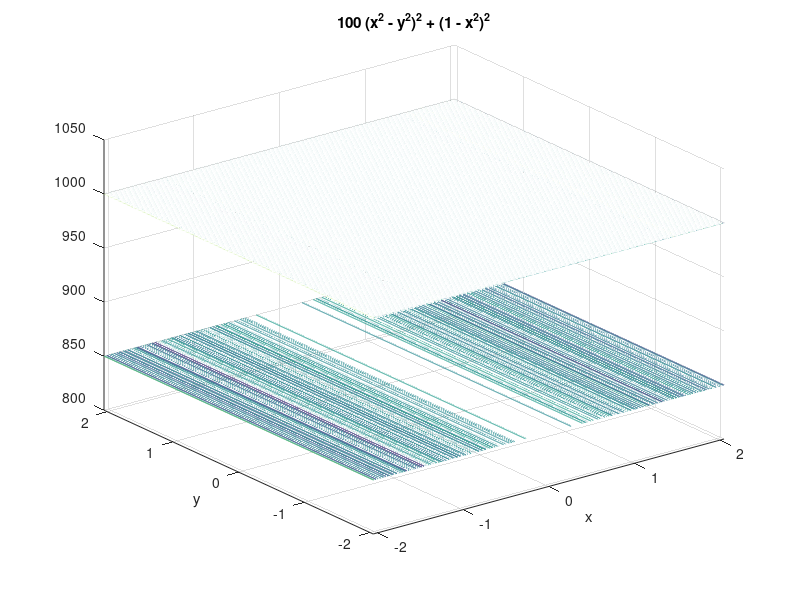

Reproduce this figure in MATLAB.
function DeJong()
clear all
x=[-2.048:0.001:2.048];
y=[-2.048:0.001:2.048];
z = @(x,y) 100*(x^2-y^2)^2+(1-x^2)^2;
ezmeshc(z,[-2.048,2.048],1000);